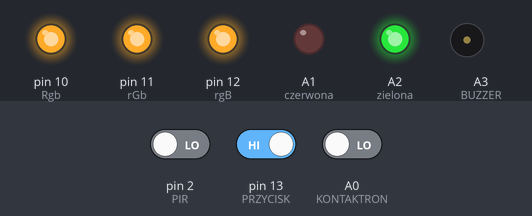
The sketch below on a simulated Arduino Uno, built with avr-gcc and run on an emulated ATmega328P. On the bench: output pins drawn as LEDs (lit = HIGH), buzzer (waves = sounding). The inputs (shaded band) are chosen by the test bench; at power-on: pin 13 (PRZYCISK) HIGH, pin 2 (PIR) LOW, A0 (KONTAKTRON) LOW.

Above: at 1.2 s.
1.3 s: pin 13 (PRZYCISK) driven LOW
At 2.3 s:
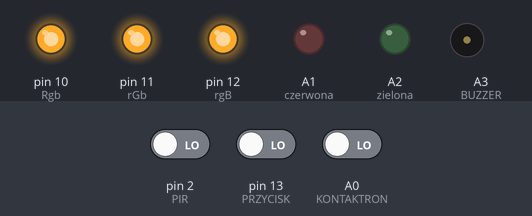
At 21.2 s:
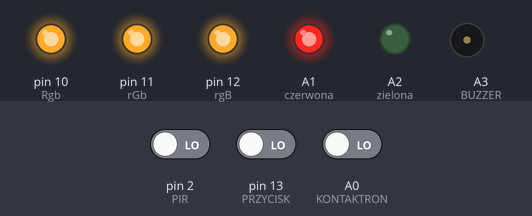
Timing chart, 0 to 31.9 s (numbered marks = the images above; inputs shaded):
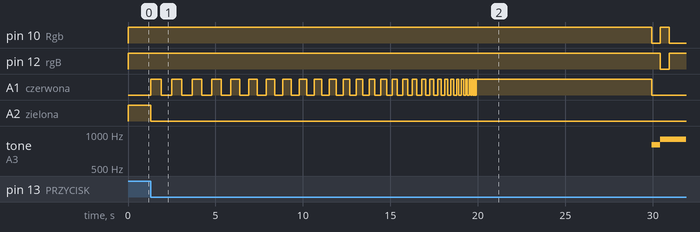

Measured:
- after the input at 1.3 s, pin 10 (Rgb): HIGH → LOW after 28.6 s, → HIGH 0.50 s later, → LOW 0.50 s later; pin 12 (rgB): HIGH → LOW after 29.1 s, → HIGH 0.50 s later

The sketch:

domowy_system_alarmowy.ino
```cpp
#define BUZZER A3
#define KONTAKTRON A0
#define PIR 2
#define PRZYCISK 13
#define zielona A2
#define czerwona A1
#define Rgb 10
#define rGb 11
#define rgB 12

#include <Keypad.h> //biblioteka od klawiatury

const byte ROWS = 4; // ile wierszy
const byte COLS = 3; //ile kolumn

byte rowPins[ROWS] = {9, 8, 7, 6}; //piny wierszy
byte colPins[COLS] = {5, 4, 3}; //piny kolumn

char keys[ROWS][COLS] = { //mapowanie klawiatury
  {'1','2','3'},
  {'4','5','6'},
  {'7','8','9'},
  {'*','0','#'}
};

Keypad klawiatura = Keypad( makeKeymap(keys), rowPins, colPins, ROWS, COLS ); //inicjalizacja klawiatury


volatile int stanAlarmu = 1;
int pinAlarmuPozycja = 1;
char pinCyfra1 = '1';
char pinCyfra2 = '2';
char pinCyfra3 = '3';
char pinCyfra4 = '4';

int ileCzasuMinelo = 0;
int czas = 0;

void setup() {
  pinMode(BUZZER, OUTPUT);
  pinMode(KONTAKTRON, INPUT);
  pinMode(PIR, INPUT_PULLUP);
  pinMode(PRZYCISK, INPUT);
  pinMode(czerwona, OUTPUT);
  pinMode(zielona, OUTPUT);
  pinMode(Rgb, OUTPUT);
  pinMode(rGb, OUTPUT);
  pinMode(rgB, OUTPUT);

  digitalWrite(zielona, LOW);
  digitalWrite(czerwona, LOW);
  digitalWrite(Rgb, HIGH);
  digitalWrite(rGb, HIGH);
  digitalWrite(rgB, HIGH);
}

void loop() {
  char klawisz = 0; //zmienna do przetrzymywania znakow z klawiatury
  int i = 0; //zmienna pomocnicza do pętli

  switch(stanAlarmu)
  { //Wykonywania akcji odpowiedniej dla danego stanu
    case 1:
      //Czuwanie
    digitalWrite(zielona,HIGH); //Dioda nr 1 świeci na zielono

      if (digitalRead(PRZYCISK) == LOW)
      {
          digitalWrite(zielona,LOW);
          for (i = 0; i < 30; i++)
          {
            digitalWrite(czerwona, HIGH);
            delay(600-20*i);
            digitalWrite(czerwona, LOW);
            delay(600-20*i);
          }
          stanAlarmu = 2;
       }

    break;

    case 2:
      //Monitorowanie
      digitalWrite(zielona, LOW);
      digitalWrite(czerwona, HIGH);

      if (digitalRead(PIR) == HIGH)
      {
        stanAlarmu = 4; //Natychmiast uruchamiamy alarm
      }
      else if (digitalRead(KONTAKTRON) == HIGH)
      {
        ileCzasuMinelo= 0; //Zerowanie zmiennej
        stanAlarmu = 3; //Szansa na rozbrojenie
      }
      stanAlarmu = 3;

    break;

    case 3:
      //Rozbrajanie
      klawisz = klawiatura.getKey();
      if (klawisz)
      {
        //Czy kolejna podana cyfra jest poprawna?
        if (pinAlarmuPozycja == 1 && klawisz == pinCyfra1)
        { //Jesli sprawdzamy 1 pozycje PINu
          pinAlarmuPozycja++; //Cyfra poprawna, mozna sprawdzic na kolejna
        }
        else if (pinAlarmuPozycja == 2 && klawisz == pinCyfra2)
        { //Jesli sprawdzamy 2 pozycje PINu
          pinAlarmuPozycja++; //Cyfra poprawna, mozna sprawdzic na kolejna
        }
        else if (pinAlarmuPozycja == 3 && klawisz == pinCyfra3)
        { //Jesli sprawdzamy 3 pozycje PINu
          pinAlarmuPozycja++; //Cyfra poprawna, mozna sprawdzic na kolejna
        }
        else if (pinAlarmuPozycja == 4 && klawisz == pinCyfra4)
        { //Jesli sprawdzamy 4 pozycje PINu
            stanAlarmu = 1; //Wszystkie 4 cyfry kodu sa poprawne
            pinAlarmuPozycja = 1; //Resetujemy informacje o wpisywanym pinie
            digitalWrite(czerwona,LOW);
        }
        else
        {
           stanAlarmu = 4; //Blad w kodzie PIN - wlacz alarm
           pinAlarmuPozycja = 1; //Resetujemy informacje o wpisywanym pinie
        }
      }

      delay(100);
      ileCzasuMinelo++;
      if (ileCzasuMinelo >= 100)
      {
        stanAlarmu = 4;
      }
    break;

    case 4:
      //Sygnalizacja alarmu
      digitalWrite(czerwona, LOW);

      digitalWrite(Rgb, LOW); //RGB na czerwono
      tone(BUZZER, 800);
      delay(500);
      digitalWrite(Rgb, HIGH);

      digitalWrite(rgB, LOW); //RGB na niebiesko
      tone(BUZZER, 900);
      delay(500);
      digitalWrite(rgB, HIGH);

      if(digitalRead(PRZYCISK)==LOW)
      stanAlarmu = 5;

    break;


  case 5:
      digitalWrite(Rgb,LOW);
      klawisz = klawiatura.getKey();
      delay(100);
      czas++;
      if (czas >= 100)
      {
        stanAlarmu = 4;
        czas = 0;
      }

      if (klawisz)
      {
        //Czy kolejna podana cyfra jest poprawna?
        if (pinAlarmuPozycja == 1 && klawisz == pinCyfra1)
        { //Jesli sprawdzamy 1 pozycje PINu
          pinAlarmuPozycja++; //Cyfra poprawna, mozna sprawdzic na kolejna
        }
        else if (pinAlarmuPozycja == 2 && klawisz == pinCyfra2)
        { //Jesli sprawdzamy 2 pozycje PINu
          pinAlarmuPozycja++; //Cyfra poprawna, mozna sprawdzic na kolejna
        }
        else if (pinAlarmuPozycja == 3 && klawisz == pinCyfra3)
        { //Jesli sprawdzamy 3 pozycje PINu
          pinAlarmuPozycja++; //Cyfra poprawna, mozna sprawdzic na kolejna
        }
        else if (pinAlarmuPozycja == 4 && klawisz == pinCyfra4)
        { //Jesli sprawdzamy 4 pozycje PINu
            stanAlarmu = 1; //Wszystkie 4 cyfry kodu sa poprawne
            pinAlarmuPozycja = 1; //Resetujemy informacje o wpisywanym pinie
            digitalWrite(czerwona,LOW);
            digitalWrite(Rgb, HIGH);
            tone(BUZZER,0,500);
            tone(BUZZER,0,500);
        }
        else
        {
           stanAlarmu = 4; //Blad w kodzie PIN - wlacz alarm
           pinAlarmuPozycja = 1; //Resetujemy informacje o wpisywanym pinie

        }
        break;
      }
  }
}
```
